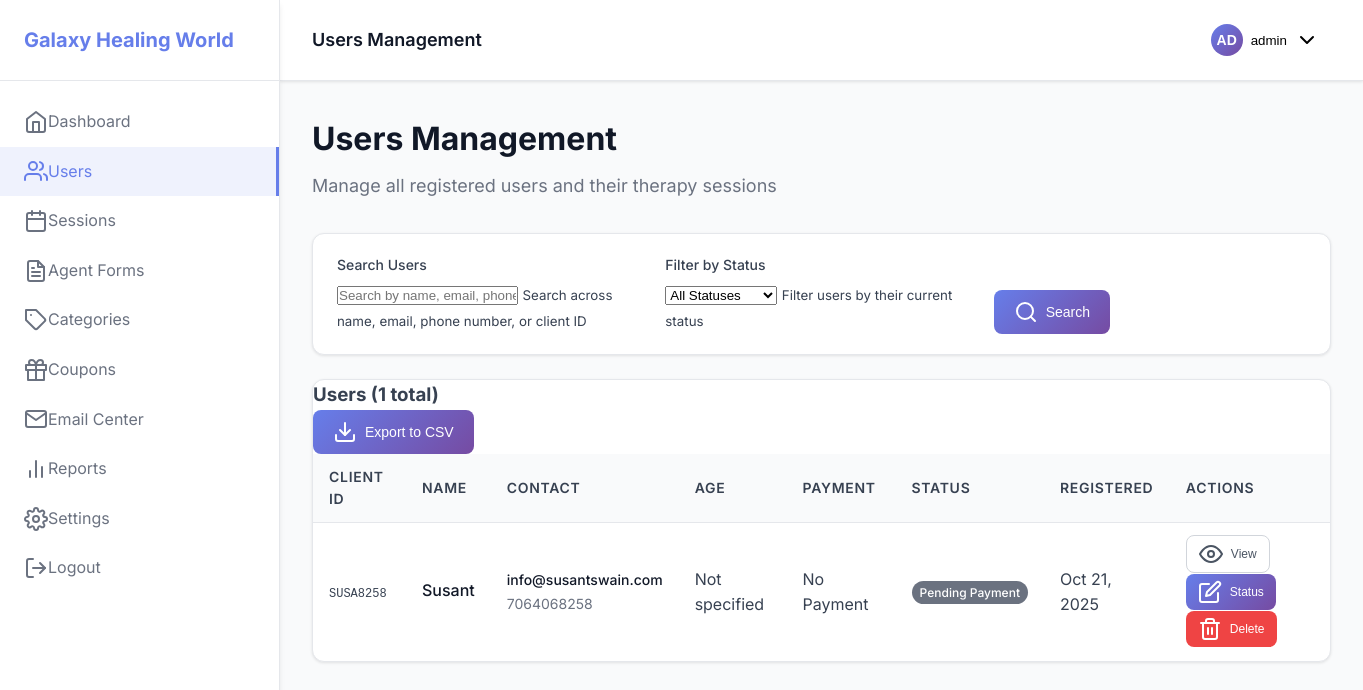
/admin/users.php (signed in), run on an earlier commit of the app's database.
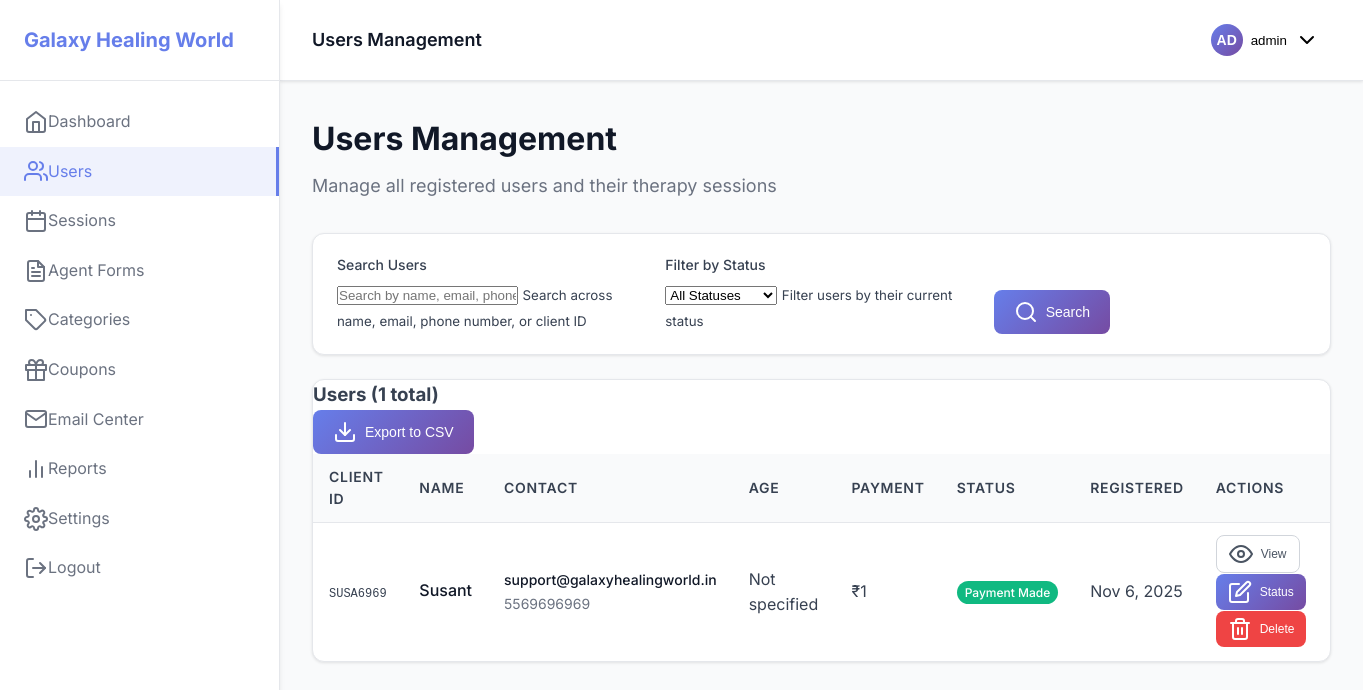
And on a later commit of the database.
### tables this page shows
CREATE TABLE users (
                id INTEGER PRIMARY KEY AUTOINCREMENT,
                client_id VARCHAR(50) UNIQUE NOT NULL,
                name VARCHAR(255) NOT NULL,
                email VARCHAR(255) NOT NULL,
                mobile VARCHAR(20) NOT NULL,
                dob DATE,
                age INTEGER,
                house_number VARCHAR(255),
                street_locality VARCHAR(255),
                pincode VARCHAR(10),
                area_village VARCHAR(255),
                city VARCHAR(100),
                district VARCHAR(100),
                state VARCHAR(100),
                address TEXT,
                occupation VARCHAR(255),
                qualification VARCHAR(255),
                voice_recording_path TEXT,
                query_text TEXT,
                attendant VARCHAR(50) DEFAULT 'self',
                attendant_name VARCHAR(255),
                attendant_email VARCHAR(255),
                attendant_mobile VARCHAR(20),
                relationship VARCHAR(100),
                how_learned VARCHAR(100),
                has_disability VARCHAR(10) DEFAULT 'no',
                disability_type VARCHAR(255),
                disability_percentage INTEGER,
                disability_documents TEXT,
                status VARCHAR(50) DEFAULT 'first-time',
                payment_made DECIMAL(10, 2) DEFAULT 0,
                created_at DATETIME DEFAULT CURRENT_TIMESTAMP,
                updated_at DATETIME DEFAULT CURRENT_TIMESTAMP
            );

### admin/users.php (the view, shortened to what the changed rows need)
<?php
$db = Database::getInstance();
$pdo = $db->getConnection();
$page = max(1, intval($_GET['page'] ?? 1));
$per_page = 20;
$offset = ($page - 1) * $per_page;
$where_conditions = [];
$params = [];
$where_clause = $where_conditions ? 'WHERE ' . implode(' AND ', $where_conditions) : '';
$query = "
    SELECT u.*, c.name as category_name, c.color as category_color
    FROM users u
    LEFT JOIN categories c ON u.status = c.name
    $where_clause
    ORDER BY u.created_at DESC
    LIMIT $per_page OFFSET $offset
";
$stmt = $pdo->prepare($query);
$stmt->execute($params);
$users = $stmt->fetchAll();
?>
<!DOCTYPE html>
<html lang="en">
<head>
    <link rel="stylesheet" href="../assets/css/admin.css">
    <link rel="stylesheet" href="https://cdn.jsdelivr.net/npm/feather-icons@4.28.0/feather.min.css">
</head>
<body>
    <div class="admin-layout">
        <div class="admin-content">
            <main class="main-content">
                <div class="page-header">
                    <h1>Users Management</h1>
                </div>
                <div class="table-container">
                    <?php if (empty($users)): ?>
                        <div class="empty-state" role="status" aria-live="polite">
                            <i data-feather="users" aria-hidden="true"></i>
                            <h3>No users found</h3>
                            <p>No users match your current search criteria.</p>
                        </div>
                    <?php else: ?>
                        <div class="table-responsive">
                            <table class="table" role="table" aria-label="Users list">
                                <thead>
                                    <tr>
                                        <th scope="col">Client ID</th>
                                        <th scope="col">Name</th>
                                        <th scope="col">Contact</th>
                                        <th scope="col">Age</th>
                                        <th scope="col">Payment</th>
                                        <th scope="col">Status</th>
                                        <th scope="col">Registered</th>
                                        <th scope="col" aria-label="Actions">Actions</th>
                                    </tr>
                                </thead>
                                <tbody>
                                    <?php foreach ($users as $user): ?>
                                        <tr>
                                            <td>
                                                <code class="client-id"><?php echo htmlspecialchars($user['client_id']); ?></code>
                                            </td>
                                            <td>
                                                <div class="user-info">
                                                    <div class="user-name"><?php echo htmlspecialchars($user['name']); ?></div>
                                                </div>
                                            </td>
                                            <td>
                                                <div class="contact-info">
                                                    <div><?php echo htmlspecialchars($user['email']); ?></div>
                                                    <div><?php echo htmlspecialchars($user['mobile']); ?></div>
                                                </div>
                                            </td>
                                            <td>
                                                <?php if ($user['age']): ?>
                                                    <?php echo $user['age']; ?> years
                                                <?php else: ?>
                                                    <span class="text-muted">Not specified</span>
                                                <?php endif; ?>
                                            </td>
                                            <td>
                                                <?php if ($user['payment_made'] > 0): ?>
                                                    <span class="payment-badge">₹<?php echo htmlspecialchars($user['payment_made']); ?></span>
                                                <?php else: ?>
                                                    <span class="text-muted">No Payment</span>
                                                <?php endif; ?>
                                            </td>
                                            <td>
                                                <span class="status-badge"
                                                      style="background-color: <?php echo htmlspecialchars($user['category_color'] ?? '#6b7280'); ?>"
                                                      aria-label="Status: <?php echo htmlspecialchars(ucwords(str_replace('-', ' ', $user['status']))); ?>">
                                                    <?php echo htmlspecialchars(ucwords(str_replace('-', ' ', $user['status']))); ?>
                                                </span>
                                            </td>
                                            <td>
                                                <time datetime="<?php echo $user['created_at']; ?>">
                                                    <?php echo date('M j, Y', strtotime($user['created_at'])); ?>
                                                </time>
                                            </td>
                                            <td>
                                                <div class="action-buttons">
                                                    <button type="button" class="btn btn-small btn-outline"
                                                            onclick="viewUser(<?php echo $user['id']; ?>)"
                                                            aria-label="View details for <?php echo htmlspecialchars($user['name']); ?>">
                                                        <i data-feather="eye" aria-hidden="true"></i>
                                                        View
                                                    </button>
                                                    <button type="button" class="btn btn-small btn-primary"
                                                            onclick="changeStatus(<?php echo $user['id']; ?>, '<?php echo htmlspecialchars($user['status']); ?>')"
                                                            aria-label="Change status for <?php echo htmlspecialchars($user['name']); ?>">
                                                        <i data-feather="edit" aria-hidden="true"></i>
                                                        Status
                                                    </button>
                                                    <button type="button" class="btn btn-small btn-danger"
                                                            onclick="deleteUser(<?php echo $user['id']; ?>, '<?php echo htmlspecialchars($user['name']); ?>')"
                                                            aria-label="Delete user <?php echo htmlspecialchars($user['name']); ?>">
                                                        <i data-feather="trash-2" aria-hidden="true"></i>
                                                        Delete
                                                    </button>
                                                </div>
                                            </td>
                                        </tr>
                                    <?php endforeach; ?>
                                </tbody>
                            </table>
                        </div>
                    <?php endif; ?>
                </div>
            </main>
        </div>
    </div>
</body>
</html>

What changed in the data, as far as the page shows it:
changed users "Susant": client "SUSA8258" → "SUSA6969"; email "info@susantswain.com" → "support@galaxyhealingworld.in"; mobile "7064068258" → "5569696969"; payment_made (not shown) → "1"; status "Pending Payment" → "Payment Made"; created_at "Oct 21, 2025" → "Nov 6, 2025"; payment_made "No Payment" → "₹"
